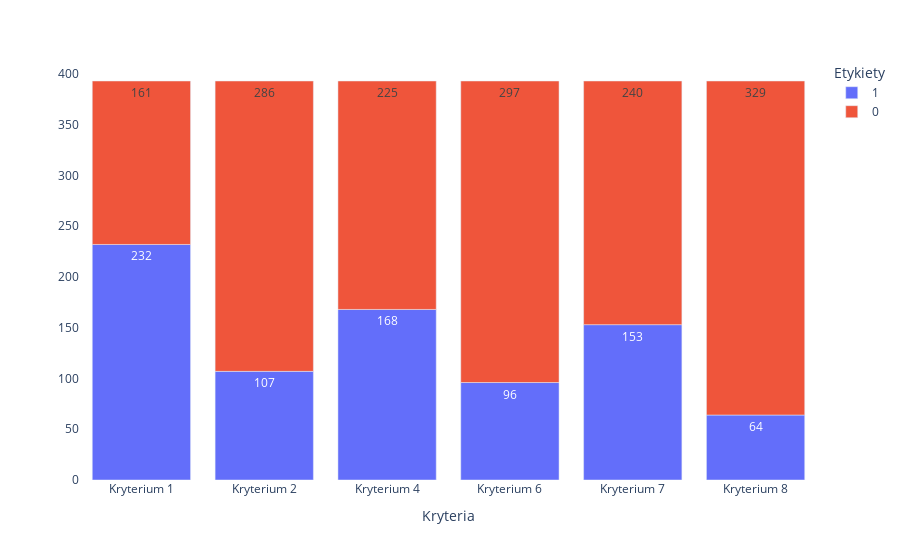

The notebook cell saved with this chart:
### Code cell
fig = px.bar(
  data_labels, 
  x=data_labels['Kryterium'], 
  y=[data_labels['1'], data_labels['0']],
  text_auto=True
)

fig.update_layout(
  xaxis_title="Kryteria",
  yaxis_title="",
  plot_bgcolor='white',
  legend_title_text = 'Etykiety'
)
fig.show()

### Figure 1 — Plotly figure (JSON) as saved in the notebook; plotly's stock layout.template omitted (floating-point values rounded to 4 significant figures)
{"data": [{"hovertemplate": "variable=1<br>Kryterium=%{x}<br>value=%{y}<extra></extra>", "legendgroup": "1", "marker": {"color": "#636efa", "pattern": {"shape": ""}}, "name": "1", "orientation": "v", "showlegend": true, "textposition": "auto", "texttemplate": "%{y}", "type": "bar", "x": ["Kryterium 1", "Kryterium 2", "Kryterium 4", "Kryterium 6", "Kryterium 7", "Kryterium 8"], "xaxis": "x", "y": [232, 107, 168, 96, 153, 64], "yaxis": "y"}, {"hovertemplate": "variable=0<br>Kryterium=%{x}<br>value=%{y}<extra></extra>", "legendgroup": "0", "marker": {"color": "#EF553B", "pattern": {"shape": ""}}, "name": "0", "orientation": "v", "showlegend": true, "textposition": "auto", "texttemplate": "%{y}", "type": "bar", "x": ["Kryterium 1", "Kryterium 2", "Kryterium 4", "Kryterium 6", "Kryterium 7", "Kryterium 8"], "xaxis": "x", "y": [161, 286, 225, 297, 240, 329], "yaxis": "y"}], "layout": {"barmode": "relative", "legend": {"title": {"text": "Etykiety"}, "tracegroupgap": 0}, "margin": {"t": 60}, "plot_bgcolor": "white", "xaxis": {"anchor": "y", "domain": [0, 1], "title": {"text": "Kryteria"}}, "yaxis": {"anchor": "x", "domain": [0, 1], "title": {"text": ""}}}}
